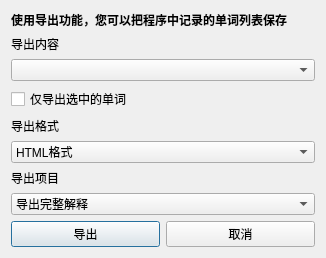
<?xml version="1.0" encoding="UTF-8"?>
<ui version="4.0">
 <class>StudyExportDialog</class>
 <widget class="QDialog" name="StudyExportDialog">
  <property name="geometry">
   <rect>
    <x>0</x>
    <y>0</y>
    <width>326</width>
    <height>222</height>
   </rect>
  </property>
  <property name="windowTitle">
   <string>导出学习记录</string>
  </property>
  <layout class="QGridLayout" name="gridLayout">
   <item row="0" column="0">
    <widget class="QLabel" name="label">
     <property name="text">
      <string>&lt;html&gt;&lt;head/&gt;&lt;body&gt;&lt;p&gt;&lt;span style=&quot; font-weight:600;&quot;&gt;使用导出功能，您可以把程序中记录的单词列表保存&lt;/span&gt;&lt;/p&gt;&lt;/body&gt;&lt;/html&gt;</string>
     </property>
    </widget>
   </item>
   <item row="1" column="0">
    <widget class="QLabel" name="label_2">
     <property name="text">
      <string>导出内容</string>
     </property>
    </widget>
   </item>
   <item row="2" column="0">
    <widget class="QComboBox" name="comboBox_Content"/>
   </item>
   <item row="3" column="0">
    <widget class="QCheckBox" name="checkBox">
     <property name="text">
      <string>仅导出选中的单词</string>
     </property>
    </widget>
   </item>
   <item row="4" column="0">
    <widget class="QLabel" name="label_3">
     <property name="text">
      <string>导出格式</string>
     </property>
    </widget>
   </item>
   <item row="5" column="0">
    <widget class="QComboBox" name="comboBox_Format">
     <item>
      <property name="text">
       <string>HTML格式</string>
      </property>
     </item>
     <item>
      <property name="text">
       <string>XML格式</string>
      </property>
     </item>
     <item>
      <property name="text">
       <string>纯文本(使用@分隔)</string>
      </property>
     </item>
    </widget>
   </item>
   <item row="6" column="0">
    <widget class="QLabel" name="label_4">
     <property name="text">
      <string>导出项目</string>
     </property>
    </widget>
   </item>
   <item row="7" column="0">
    <widget class="QComboBox" name="comboBox_Project">
     <item>
      <property name="text">
       <string>导出完整解释</string>
      </property>
     </item>
     <item>
      <property name="text">
       <string>导出简明解释</string>
      </property>
     </item>
    </widget>
   </item>
   <item row="8" column="0">
    <layout class="QHBoxLayout" name="horizontalLayout">
     <item>
      <widget class="QPushButton" name="pushButton_Export">
       <property name="text">
        <string>导出</string>
       </property>
       <property name="default">
        <bool>true</bool>
       </property>
      </widget>
     </item>
     <item>
      <widget class="QPushButton" name="pushButton_Cancel">
       <property name="text">
        <string>取消</string>
       </property>
      </widget>
     </item>
    </layout>
   </item>
  </layout>
 </widget>
 <layoutdefault spacing="6" margin="11"/>
 <resources/>
 <connections/>
</ui>
